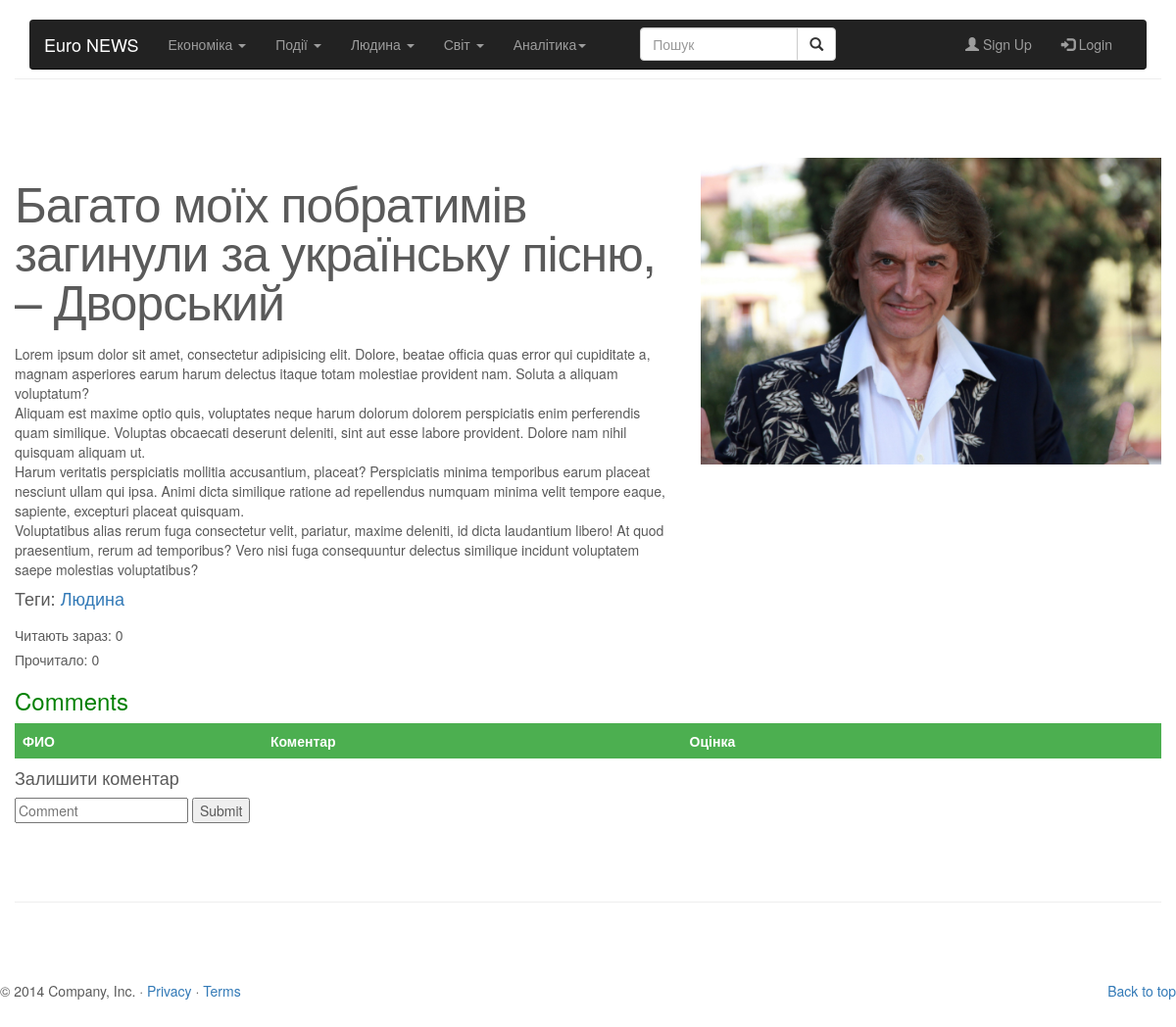
The page /news/article-human.php?id=12 on the database its author committed.
### tables this page shows
CREATE TABLE `news` (
  `id` int(11) NOT NULL,
  `user_id` int(11) NOT NULL,
  `section` text NOT NULL,
  `name` text NOT NULL,
  `content` text NOT NULL,
  `date` date NOT NULL,
  `image` text NOT NULL,
  `analitics` tinyint(1) DEFAULT NULL
);

### news/config.php (called while the page is built, shortened)
<?php
$config = [
    "ip" => "localhost",
    "port" => 3306,
    "login" => "root",
    "password" => "",
    "database" => "news",
];
$mySqlRes = mysqli_connect($config['ip'], $config['login'], $config['password']);
mysqli_select_db($mySqlRes, "news");
mysqli_set_charset($mySqlRes, "utf8");
$resHuman = mysqli_query($mySqlRes, "SELECT * FROM `news` where `section` = \"Людина\" ORDER BY date DESC LIMIT 5 ;");
$humanArray = [];
while ($row = mysqli_fetch_assoc($resHuman)) {
    $humanArray[$row['id']] = ["id" => $row['id'], "user_id" => $row['user_id'], "section" => $row['section'], "name" => $row['name'],
        "content" => $row['content'], "date" => $row['date']
        , "image" => $row['image'], "analitics" => $row['analitics']];
}
?>

### news/article-human.php (the view, shortened to what this page needs)
<?php include("config.php");
include("header.php");
$id = $_GET['id'];
$content = $humanArray[$id]['content'];
?>
<div class="container marketing">
    <hr class="featurette-divider">
    <div class="row featurette">
        <div class="col-md-7">
            <h2 class="featurette-heading"><?= $humanArray[$id]['name'] ?></h2>
            <p class="lead"><?= $content ?></p>
            <h4>Теги: <a href="human.php"><?= $humanArray[$id]['section'] ?></a></h4>
        </div>
        <div class="col-md-5">
            <img class="featurette-image img-responsive" src="../images/<?= $humanArray[$id]['image'] ?>">
        </div>
    </div>
    <div>
        <h5>Читають зараз: <span id="readNow">0 </span></h5>
        <h5>Прочитало: <span id="readTotal">0</span></h5>
    </div>
    <div>
        <h3 style="color: green">Comments</h3>
        <table>
            <tr>
                <th>ФИО</th>
                <th>Коментар</th>
                <th>Оцінка</th>
                <th></th>
                <th></th>
            </tr>
        </table>
        <form class="form-inline" method="post" action="submit_comment.php">
            <h4>Залишити коментар</h4>
            <input name="text" type="text" placeholder="Comment">
            <input  type="submit">
        </form>
    </div>
    <hr class="featurette-divider">
</div>
<?php
include("footer.php");
?>

### news/header.php (style rules this page uses)
body { overflow-x: hidden; }
table { border-collapse: collapse; width: 100%; }
th, td { text-align: left; padding: 8px; }
th { background-color: #4CAF50; color: white; }

### rows shown on the page
news: name "Багато моїх побратимів загинули за українську пісню, – Дворський", content "Lorem ipsum dolor sit amet, consectetur adipisicing elit. Dolore, beatae officia quas error qui cupiditate a, magnam asperiores earum harum delectus itaque totam molestiae provident nam. Soluta a aliquam voluptatum? Aliquam est maxime optio quis, voluptates neque harum dolorum dolorem perspiciatis enim perferendis quam similique. Voluptas obcaecati deserunt deleniti, sint aut esse labore provident. Dolore nam nihil quisquam aliquam ut. Harum veritatis perspiciatis mollitia accusantium, placeat? Perspiciatis minima temporibus earum placeat nesciunt ullam qui ipsa. Animi dicta similique ratione ad repellendus numquam minima velit tempore eaque, sapiente, excepturi placeat quisquam.…", section "Людина", image (picture)
